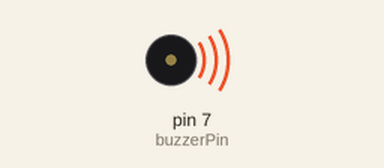
This sketch was run on a simulated Arduino Uno, built with avr-gcc and run on an emulated ATmega328P. Parts: buzzer (waves = sounding).

Above: at 0.51 s.
At 3.2 s:
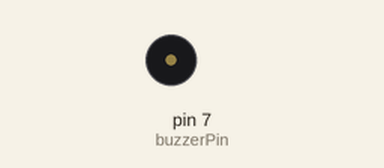
Timing chart, 0 to 4.4 s (numbered marks = the images above):
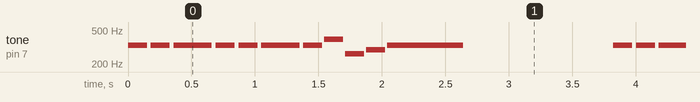

The sketch:

test_buzzer.ino
```cpp
const int buzzerPin = 7; // output pin for buzzer

const int songLength = 18; // number of notes in the buzzer song
char notes[] = "e e e e e e egcde "; // notes and rests of the buzzer song
int beats[] = {1,0.2,1,0.2,2,0.2,1,0.2,1,0.2,2,0.2,1,1,1,1,4,1}; // length of each note and rest in the buzzer song
int tempo = 150; // speed of the buzzer song


int motionCheck[] = {1, 1, 1, 1, 1, 1}; // storing the last 6 alarms from the motion sensor
int j = 0; // counter
int tiltCheck[] = {1, 1, 1, 1, 1 ,1}; // storing the last 6 alarms from the tilt sensor
int t = 0; // counter


void setup(){
 Serial.begin(9600);

 pinMode(buzzerPin, OUTPUT); // setting the buzzer control pin to an output on the board
 }


void loop(){

  int i = 0; // counter for the buzzer song
  int duration; // value for the duration of the buzzer song

  // This for loop reads the buzzer song


      for (i = 0; i < songLength; i++) // step through the song arrays
      {
        duration = beats[i] * tempo; // length of note/rest in ms

        if (notes[i] == ' ') // is this a rest?
        {
          delay(duration);  // then pause for a moment
        }
        else // otherwise, play the note
        {
          tone(buzzerPin, frequency(notes[i]), duration);
          delay(duration);    // wait for tone to finish
        }
        delay(tempo/10);     // brief pause between notes
      }

    delay(1000);
}


int frequency(char note)
{
  // This function takes a note character (a-g), and returns the
  // corresponding frequency in Hz for the tone() function.

  int i;
  const int numNotes = 8;  // number of notes we're storing

  // The following arrays hold the note characters and their
  // corresponding frequencies. The last "C" note is uppercase
  // to separate it from the first lowercase "c". If you want to
  // add more notes, you'll need to use unique characters.

  // For the "char" (character) type, we put single characters
  // in single quotes.

  char names[] = { 'c', 'd', 'e', 'f', 'g', 'a', 'b', 'C' };
  int frequencies[] = {262, 294, 330, 349, 392, 440, 494, 523};
  /*
  note  frequency
  c     262 Hz
  d     294 Hz
  e     330 Hz
  f     349 Hz
  g     392 Hz
  a     440 Hz
  b     494 Hz
  C     523 Hz
  */

  // Now we'll search through the letters in the array, and if
  // we find it, we'll return the frequency for that note.

  for (i = 0; i < numNotes; i++)  // Step through the notes
  {
    if (names[i] == note)         // Is this the one?
    {
      return(frequencies[i]);     // Yes! Return the frequency
    }
  }
  return(0);  // We looked through everything and didn't find it,
              // but we still need to return a value, so return 0.
}
```

Measured:
- by itself, tone on pin 7 (buzzerPin): plays 330 Hz for 0.15 s, 330 Hz for 0.15 s, 330 Hz for 0.30 s, 330 Hz for 0.15 s, 330 Hz for 0.15 s, 330 Hz for 0.30 s … (375 notes in this stretch)
